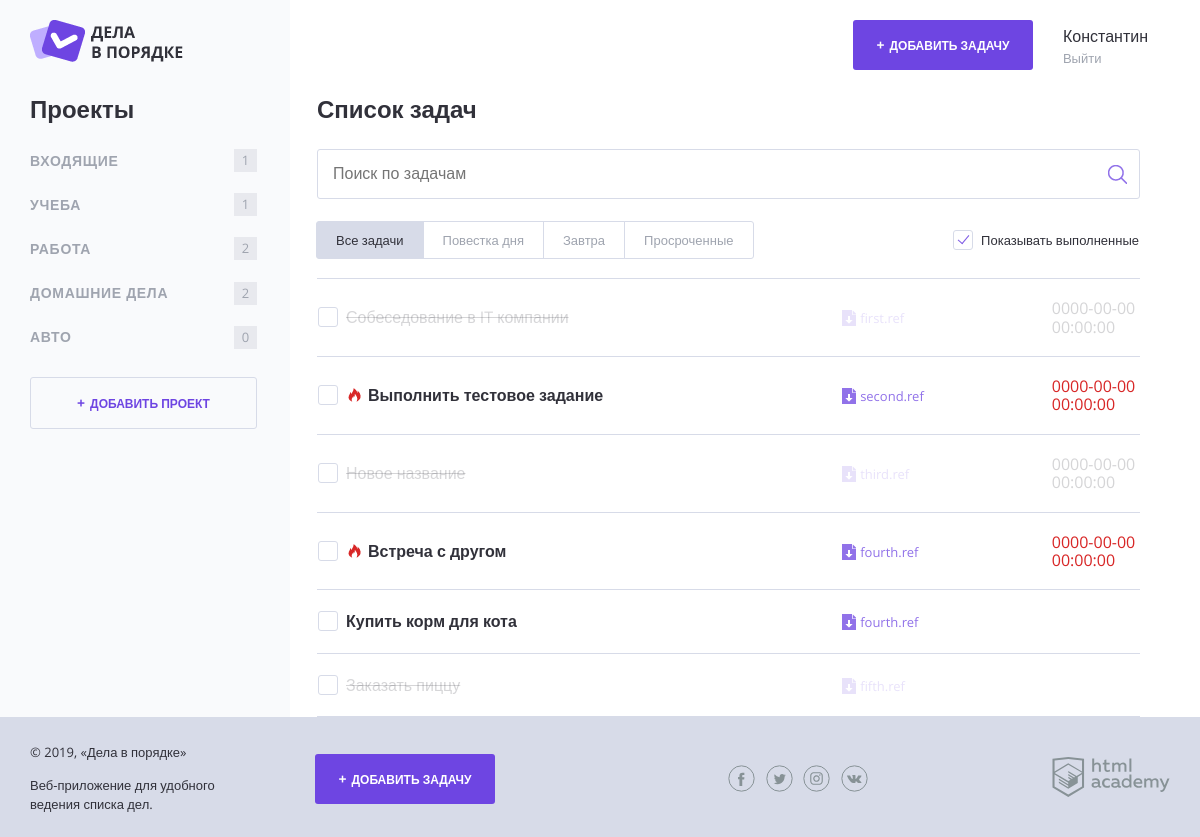
The page / on the database its author committed.
### tables this page shows
CREATE TABLE projects (
  `id` INT AUTO_INCREMENT PRIMARY KEY,
  `title` VARCHAR(255) NOT NULL UNIQUE,
  `user_id` INT NOT NULL,
   
  FOREIGN KEY (`user_id`) REFERENCES `users` (`id`)
);

CREATE TABLE tasks (
  `id` INT AUTO_INCREMENT PRIMARY KEY,
  `date_add` DATETIME NOT NULL DEFAULT CURRENT_TIMESTAMP,
  `status` TINYINT DEFAULT 0,
  `title` VARCHAR(255) NOT NULL,
  `file` VARCHAR(255),
  `date_final` DATETIME,
  `user_id` INT NOT NULL,
  `project_id` INT NOT NULL,
   
  FOREIGN KEY (`user_id`) REFERENCES `users` (`id`),
   
  FOREIGN KEY (`project_id`) REFERENCES `projects` (`id`)
);

### functions/template.php (called while the page is built, shortened)
<?php
function includeTemplate($tmpName, array $data = []) {
    $tmpName = 'templates/' . $tmpName;
    extract($data);
    require $tmpName;
    $result = ob_get_clean();
    return $result;
}
function getClassForMenuItem($project) {
    return (isset($_GET['project_id']) && $_GET['project_id'] === $project['id']) ?
        'main-navigation__list-item--active' :
        '';
}
function buildUrlForProject($scenario, $params) {
    $path = '/' . $scenario . '?';
    $query = http_build_query($params);
    $url = $path . $query;
    return $url;
}

### functions/db.php (called while the page is built, shortened)
<?php
function dbQuery($conn, $sql) {
    $result = mysqli_query($conn, $sql);
    $res_assoc = mysqli_fetch_all($result, MYSQLI_ASSOC);
    return $res_assoc;
}
function getProjects(mysqli $conn) {
    $sql = 'SELECT p.id, p.title, COUNT(t.id) AS tasks_count FROM projects p LEFT JOIN tasks t ON t.project_id = p.id GROUP BY p.id';
    return dbQuery($conn, $sql);
}
function getTasks(mysqli $conn, ?int $project_id = NULL): array {
    $sql = 'SELECT t.date_add, t.status, t.title, t.file, t.date_final, t.user_id, t.project_id FROM tasks t ORDER BY date_add DESC';
    return dbQuery($conn, $sql);
}
function filterString($data) {
    return htmlspecialchars(stripslashes(trim($data)));
}

### init.php (called while the page is built, shortened)
<?php
require_once('config.php');
require_once('functions/db.php');
require_once('functions/calculation.php');
require_once('functions/template.php');
$showCompleteTasks = rand(0, 1);
$conn = dbConnect($config['db']);
$projects = getProjects($conn);

### functions/calculation.php (called while the page is built, shortened)
<?php
function hourRemain($taskDate) {
    $taskDate = strtotime($taskDate);
    $nowDate = time();
    $diff = ($taskDate - $nowDate);
    $diffHour = floor($diff / 3600);
    if ($diffHour <= 24):
        return true;
    elseif ($diffHour > 24):
        return false;
    endif;
    return $diffHour;
}

### templates/main.php (the view, shortened to what this page needs)
<section class="content__side">
    <h2 class="content__side-heading">Проекты</h2>
    <nav class="main-navigation">
        <ul class="main-navigation__list">
            <?foreach ($projects as $project):?>
            <li class="main-navigation__list-item">
                <a class="main-navigation__list-item-link <?= getClassForMenuItem($project) ?>"
                    href=<?= buildUrlForProject('index.php', ['project_id' => $project['id']]) ?>><?= filterString($project['title']) ?></a>
                <span class="main-navigation__list-item-count"><?= $project['tasks_count'] ?></span>
            </li>
            <?endforeach;?>
        </ul>
    </nav>
    <a class="button button--transparent button--plus content__side-button" href="pages/form-project.html"
        target="project_add">Добавить проект</a>
</section>
<main class="content__main">
    <h2 class="content__main-heading">Список задач</h2>
    <form class="search-form" action="index.php" method="post" autocomplete="off">
        <input class="search-form__input" type="text" name="" value="" placeholder="Поиск по задачам">
        <input class="search-form__submit" type="submit" name="" value="Искать">
    </form>
    <div class="tasks-controls">
        <nav class="tasks-switch">
            <a href="/" class="tasks-switch__item tasks-switch__item--active">Все задачи</a>
            <a href="/" class="tasks-switch__item">Повестка дня</a>
            <a href="/" class="tasks-switch__item">Завтра</a>
            <a href="/" class="tasks-switch__item">Просроченные</a>
        </nav>
        <label class="checkbox">
            <span class="checkbox__text">Показывать выполненные</span>
        </label>
    </div>
    <table class="tasks">
        <? foreach ($tasks as $task) {
            if (!$task['status']):
                if (hourRemain($task['date_final']) && $task['date_final'] !== NULL):?>
        <tr class="tasks__item task task--important">
            <td class="task__select">
                <label class="checkbox task__checkbox">
                    <span class="checkbox__text"><?= filterString($task['title']) ?></span>
                </label>
            </td>
            <td class="task__file">
                <a class="<?= $task['file'] ? 'download-link' : '' ?>"
                    href="/uploads/<?= $task['file'] ?>"><?= $task['file'] ?></a>
            </td>
            <td class="task__date"><?= $task['date_final'] ?></td>
        </tr>
        <? else: ?>
        <tr class="tasks__item task">
            <td class="task__select">
                <label class="checkbox task__checkbox">
                    <span class="checkbox__text"><?= filterString($task['title']) ?></span>
                </label>
            </td>
            <td class="task__file">
                <a class="<?= $task['file'] ? 'download-link' : '' ?>"
                    href="/uploads/<?= $task['file'] ?>"><?= $task['file'] ?></a>
            </td>
            <td class="task__date"><?= $task['date_final'] ?></td>
        </tr>
        <? endif; ?>
        <? else: ?>
        <tr class="tasks__item task task--completed">
            <td class="task__select">
                <label class="checkbox task__checkbox">
                    <span class="checkbox__text"><?= filterString($task['title']) ?></span>
                </label>
            </td>
            <td class="task__file">
                <a class="<?= $task['file'] ? 'download-link' : '' ?>"
                    href="/uploads/<?= $task['file'] ?>"><?= $task['file'] ?></a>
            </td>
            <td class="task__date"><?= $task['date_final'] ?></td>
        </tr>
        <? endif; ?>
        <? } ?>
    </table>
</main>

### templates/layout.php (shortened to what this page needs)
<!DOCTYPE html>
<html lang="ru">
<head>
    <link rel="stylesheet" href="css/normalize.css">
    <link rel="stylesheet" href="css/style.css">
    <link rel="stylesheet" href="css/flatpickr.min.css">
</head>
<body>
    <div class="page-wrapper">
        <div class="container container--with-sidebar">
            <header class="main-header">
                <a href="/">
                    <img src="img/logo.png" width="153" height="42" alt="Логотип Дела в порядке">
                </a>
                <div class="main-header__side">
                    <a class="main-header__side-item button button--plus open-modal" href="add-task.php">Добавить
                        задачу</a>
                    <div class="main-header__side-item user-menu">
                        <div class="user-menu__data">
                            <p>Константин</p>
                            <a href="#">Выйти</a>
                        </div>
                    </div>
                </div>
            </header>
            <div class="content"><?= $content ?></div>
        </div>
    </div>
    <footer class="main-footer">
        <div class="container">
            <div class="main-footer__copyright">
                <p>© 2019, «Дела в порядке»</p>
                <p>Веб-приложение для удобного ведения списка дел.</p>
            </div>
            <a class="main-footer__button button button--plus" href="add-task.php">Добавить задачу</a>
            <div class="main-footer__social social">
                <a class="social__link social__link--facebook" href="#">
                </a>
                <a class="social__link social__link--twitter" href="#">
                </a>
                <a class="social__link social__link--instagram" href="#">
                </a>
                <a class="social__link social__link--vkontakte" href="#">
                </a>
            </div>
            <div class="main-footer__developed-by">
                <a href="https://htmlacademy.ru/intensive/php">
                    <img src="img/htmlacademy.svg" alt="HTML Academy" width="118" height="40">
                </a>
            </div>
        </div>
    </footer>
</body>
</html>

### index.php
<?php
require_once('init.php');
if (isset($_GET['project_id'])) :
    if (checkExist($conn, $_GET['project_id'])) :
        $tasks = getTasks($conn, $_GET['project_id']);
    else:
        exit ('Error 404');
    endif;
else:
    $tasks = getTasks($conn);
endif;
$content = includeTemplate('main.php', [
    'showCompleteTasks' => $showCompleteTasks,
    'projects' => $projects,
    'tasks' => $tasks
]);
$layout = includeTemplate('layout.php', [
    'content' => $content,
    'title' => 'Дела в порядке'
]);
print($layout);

### rows shown on the page
projects: title "ВХОДЯЩИЕ", tasks_count "1"
projects: title "УЧЕБА", tasks_count "1"
projects: title "РАБОТА", tasks_count "2"
projects: title "ДОМАШНИЕ ДЕЛА", tasks_count "2"
projects: title "АВТО", tasks_count "0"
tasks: title "Собеседование в IT компании", file "first.ref", date_final "0000-00-00 00:00:00"
tasks: title "Выполнить тестовое задание", file "second.ref", date_final "0000-00-00 00:00:00"
tasks: title "Новое название", file "third.ref", date_final "0000-00-00 00:00:00"
tasks: title "Встреча с другом", file "fourth.ref", date_final "0000-00-00 00:00:00"
tasks: title "Купить корм для кота", file "fourth.ref"
tasks: title "Заказать пиццу", file "fifth.ref"
